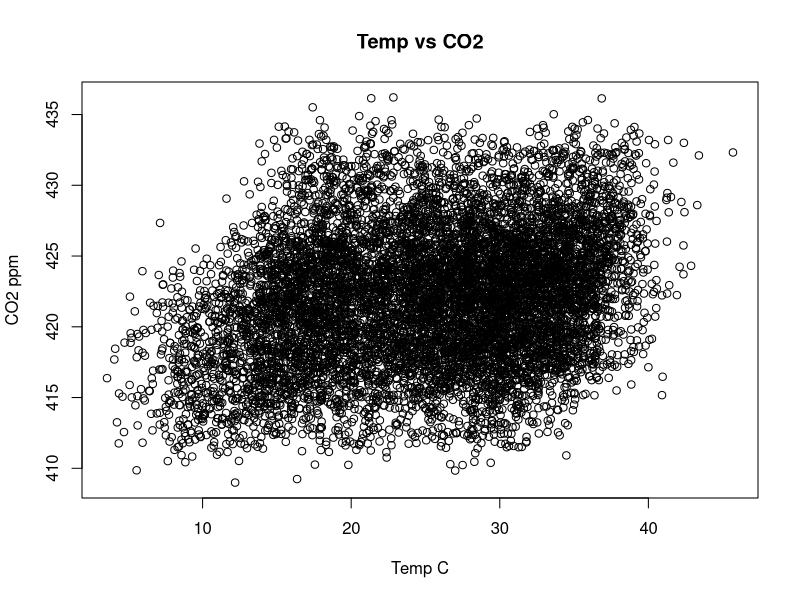

Source code (R):
# RStudio EDA (spec tool checklist) — run after generating data
d <- read.csv("data/raw/climate_records.csv")
summary(d); aggregate(temperature_c ~ station, data=d, mean)
plot(d$temperature_c, d$co2_ppm, main="Temp vs CO2", xlab="Temp C", ylab="CO2 ppm")
